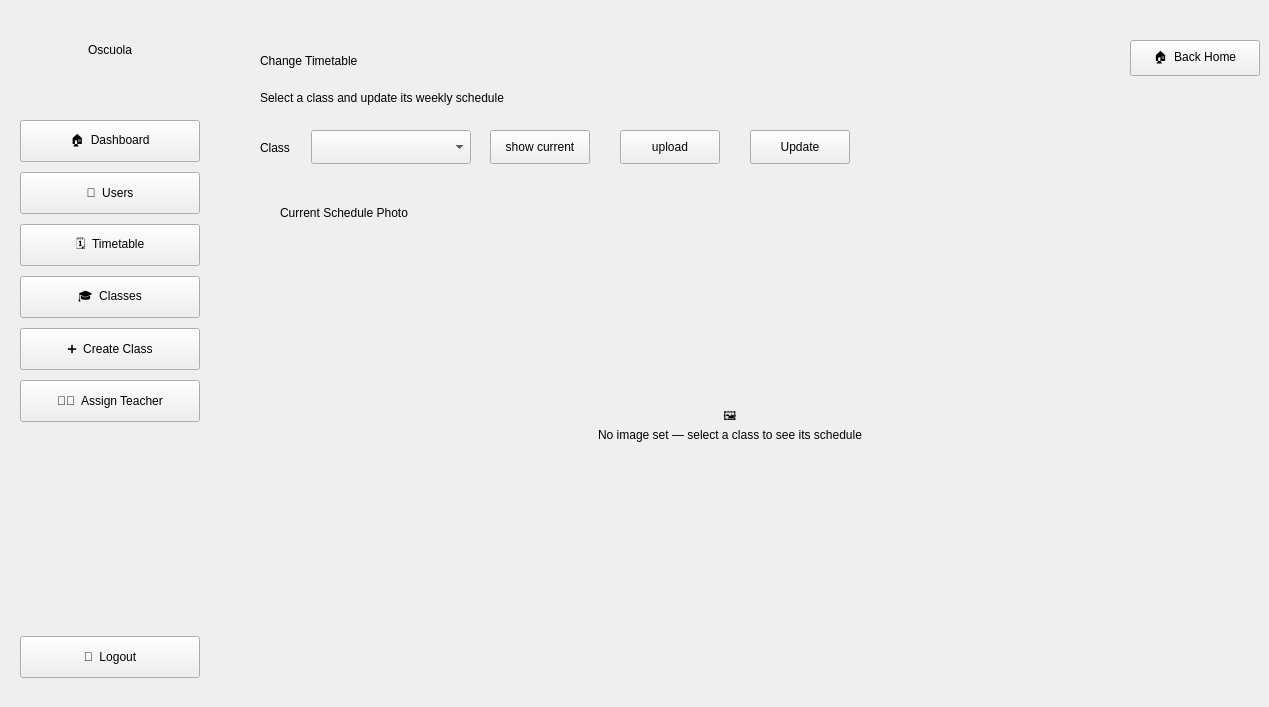
    <widget class="QWidget" name="timetable_admin">
     <widget class="QFrame" name="sidebar_admin_3">
      <property name="geometry">
       <rect>
        <x>0</x>
        <y>0</y>
        <width>220</width>
        <height>698</height>
       </rect>
      </property>
      <widget class="QLabel" name="sidebar_title_admin_3">
       <property name="geometry">
        <rect>
         <x>0</x>
         <y>30</y>
         <width>220</width>
         <height>40</height>
        </rect>
       </property>
       <property name="text">
        <string>Oscuola</string>
       </property>
       <property name="alignment">
        <set>Qt::AlignmentFlag::AlignCenter</set>
       </property>
      </widget>
      <widget class="QPushButton" name="dashboard_but_admin_3">
       <property name="geometry">
        <rect>
         <x>20</x>
         <y>120</y>
         <width>180</width>
         <height>42</height>
        </rect>
       </property>
       <property name="cursor">
        <cursorShape>PointingHandCursor</cursorShape>
       </property>
       <property name="text">
        <string>🏠  Dashboard</string>
       </property>
      </widget>
      <widget class="QPushButton" name="users_button_admin_3">
       <property name="geometry">
        <rect>
         <x>20</x>
         <y>172</y>
         <width>180</width>
         <height>42</height>
        </rect>
       </property>
       <property name="cursor">
        <cursorShape>PointingHandCursor</cursorShape>
       </property>
       <property name="text">
        <string>👥  Users</string>
       </property>
      </widget>
      <widget class="QPushButton" name="timetable_but_admin_3">
       <property name="geometry">
        <rect>
         <x>20</x>
         <y>224</y>
         <width>180</width>
         <height>42</height>
        </rect>
       </property>
       <property name="cursor">
        <cursorShape>PointingHandCursor</cursorShape>
       </property>
       <property name="text">
        <string>🗓️  Timetable</string>
       </property>
      </widget>
      <widget class="QPushButton" name="classes_but_admin_3">
       <property name="geometry">
        <rect>
         <x>20</x>
         <y>276</y>
         <width>180</width>
         <height>42</height>
        </rect>
       </property>
       <property name="cursor">
        <cursorShape>PointingHandCursor</cursorShape>
       </property>
       <property name="text">
        <string>🎓  Classes</string>
       </property>
      </widget>
      <widget class="QPushButton" name="create_class_but_admin_3">
       <property name="geometry">
        <rect>
         <x>20</x>
         <y>328</y>
         <width>180</width>
         <height>42</height>
        </rect>
       </property>
       <property name="cursor">
        <cursorShape>PointingHandCursor</cursorShape>
       </property>
       <property name="text">
        <string>➕  Create Class</string>
       </property>
      </widget>
      <widget class="QPushButton" name="assign_teacher_but_admin_3">
       <property name="geometry">
        <rect>
         <x>20</x>
         <y>380</y>
         <width>180</width>
         <height>42</height>
        </rect>
       </property>
       <property name="cursor">
        <cursorShape>PointingHandCursor</cursorShape>
       </property>
       <property name="text">
        <string>👨‍🏫  Assign Teacher</string>
       </property>
      </widget>
      <widget class="QPushButton" name="logout_but_admin_3">
       <property name="geometry">
        <rect>
         <x>20</x>
         <y>636</y>
         <width>180</width>
         <height>42</height>
        </rect>
       </property>
       <property name="cursor">
        <cursorShape>PointingHandCursor</cursorShape>
       </property>
       <property name="text">
        <string>🚪  Logout</string>
       </property>
      </widget>
     </widget>
     <widget class="QLabel" name="admin_timetable_title">
      <property name="geometry">
       <rect>
        <x>260</x>
        <y>36</y>
        <width>500</width>
        <height>50</height>
       </rect>
      </property>
      <property name="text">
       <string>Change Timetable</string>
      </property>
     </widget>
     <widget class="QLabel" name="admin_timetable_subtitle">
      <property name="geometry">
       <rect>
        <x>260</x>
        <y>86</y>
        <width>600</width>
        <height>24</height>
       </rect>
      </property>
      <property name="text">
       <string>Select a class and update its weekly schedule</string>
      </property>
     </widget>
     <widget class="QPushButton" name="back_home_btn_admin_3">
      <property name="geometry">
       <rect>
        <x>1130</x>
        <y>40</y>
        <width>130</width>
        <height>36</height>
       </rect>
      </property>
      <property name="cursor">
       <cursorShape>PointingHandCursor</cursorShape>
      </property>
      <property name="text">
       <string>🏠  Back Home</string>
      </property>
     </widget>
     <widget class="QLabel" name="class_select_label_admin_timetable">
      <property name="geometry">
       <rect>
        <x>260</x>
        <y>136</y>
        <width>50</width>
        <height>24</height>
       </rect>
      </property>
      <property name="text">
       <string>Class</string>
      </property>
     </widget>
     <widget class="QComboBox" name="admin_timetable_class_combo">
      <property name="geometry">
       <rect>
        <x>311</x>
        <y>130</y>
        <width>160</width>
        <height>34</height>
       </rect>
      </property>
      <property name="cursor">
       <cursorShape>PointingHandCursor</cursorShape>
      </property>
     </widget>
     <widget class="QPushButton" name="admin_timetable_showcurrent_btn">
      <property name="geometry">
       <rect>
        <x>490</x>
        <y>130</y>
        <width>100</width>
        <height>34</height>
       </rect>
      </property>
      <property name="cursor">
       <cursorShape>PointingHandCursor</cursorShape>
      </property>
      <property name="text">
       <string>show current</string>
      </property>
     </widget>
     <widget class="QLabel" name="admin_timetable_res">
      <property name="geometry">
       <rect>
        <x>610</x>
        <y>130</y>
        <width>590</width>
        <height>34</height>
       </rect>
      </property>
      <property name="text">
       <string/>
      </property>
     </widget>
     <widget class="QFrame" name="panel_timetable_picture_admin">
      <property name="geometry">
       <rect>
        <x>260</x>
        <y>184</y>
        <width>940</width>
        <height>446</height>
       </rect>
      </property>
      <widget class="QLabel" name="panel_title_timetable_picture_admin">
       <property name="geometry">
        <rect>
         <x>20</x>
         <y>16</y>
         <width>300</width>
         <height>26</height>
        </rect>
       </property>
       <property name="text">
        <string>Current Schedule Photo</string>
       </property>
      </widget>
      <widget class="QLabel" name="timetable_picture_label_admin">
       <property name="geometry">
        <rect>
         <x>16</x>
         <y>50</y>
         <width>908</width>
         <height>380</height>
        </rect>
       </property>
       <property name="text">
        <string>🖼️
No image set — select a class to see its schedule</string>
       </property>
       <property name="alignment">
        <set>Qt::AlignmentFlag::AlignCenter</set>
       </property>
       <property name="wordWrap">
        <bool>true</bool>
       </property>
      </widget>
     </widget>
     <widget class="QPushButton" name="admin_timetable_upload_btn">
      <property name="geometry">
       <rect>
        <x>620</x>
        <y>130</y>
        <width>100</width>
        <height>34</height>
       </rect>
      </property>
      <property name="cursor">
       <cursorShape>PointingHandCursor</cursorShape>
      </property>
      <property name="text">
       <string>upload</string>
      </property>
     </widget>
     <widget class="QPushButton" name="admin_timetable_update">
      <property name="geometry">
       <rect>
        <x>750</x>
        <y>130</y>
        <width>100</width>
        <height>34</height>
       </rect>
      </property>
      <property name="cursor">
       <cursorShape>PointingHandCursor</cursorShape>
      </property>
      <property name="text">
       <string>Update</string>
      </property>
     </widget>
    </widget>
